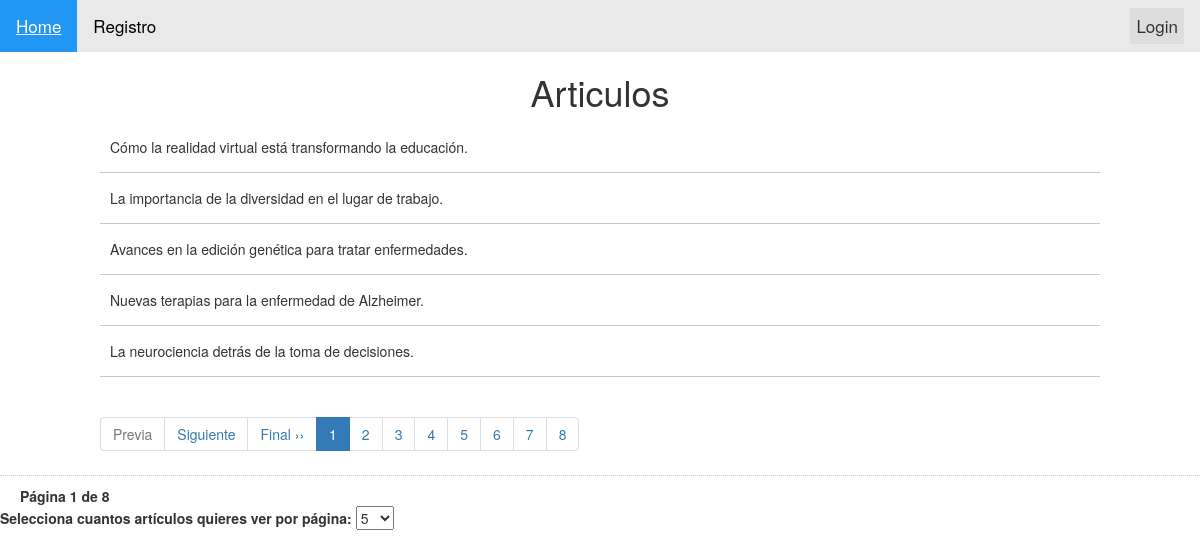
The page /Controladors/index.php on the database its author committed.
### tables this page shows
CREATE TABLE `articles` (
  `id` int(11) NOT NULL,
  `article` text NOT NULL,
  `id_usuaris` int(10) UNSIGNED NOT NULL
);

### Controladors/index.php (the view, shortened to what this page needs)
<?php
  function mostrarArticulosBBDD($conn, $articulosPorPagina, $offset){
    $stmt = $conn->prepare("SELECT * FROM articles LIMIT :offset, :articulosPorPagina");
    $stmt->bindParam(':offset', $offset, PDO::PARAM_INT);
    $stmt->bindParam(':articulosPorPagina', $articulosPorPagina, PDO::PARAM_INT);
    $stmt->execute();
    echo '<ul>';
    while ($resultat = $stmt->fetch(PDO::FETCH_ASSOC)) {
        echo '<li>' . htmlspecialchars($resultat['article']) . '</li>';
    }
    echo '</ul>';
}
include "../Vistes/index.vista.php"
?>

### Estils/estils_pt03.css (style rules this page uses)
* { margin: 0; padding: 0; -webkit-box-sizing: border-box; -moz-box-sizing: border-box; box-sizing: border-box; }
body { background: #e9e9e9; color: #2e2e2e; font-family: 'Open Sans Condensed', sans-serif; }
.contenidor .articles ul { list-style: none; }
.contenidor .articles ul li { padding:15px 10px; border-bottom: 1px solid #c8c8c8; }
* { box-sizing: border-box; }

### rows shown on the page
articles: article "Cómo la realidad virtual está transformando la educación."
articles: article "La importancia de la diversidad en el lugar de trabajo."
articles: article "Avances en la edición genética para tratar enfermedades."
articles: article "Nuevas terapias para la enfermedad de Alzheimer."
articles: article "La neurociencia detrás de la toma de decisiones."

### other values the page prints
$paginaActual "1"
$numPagines "8"
